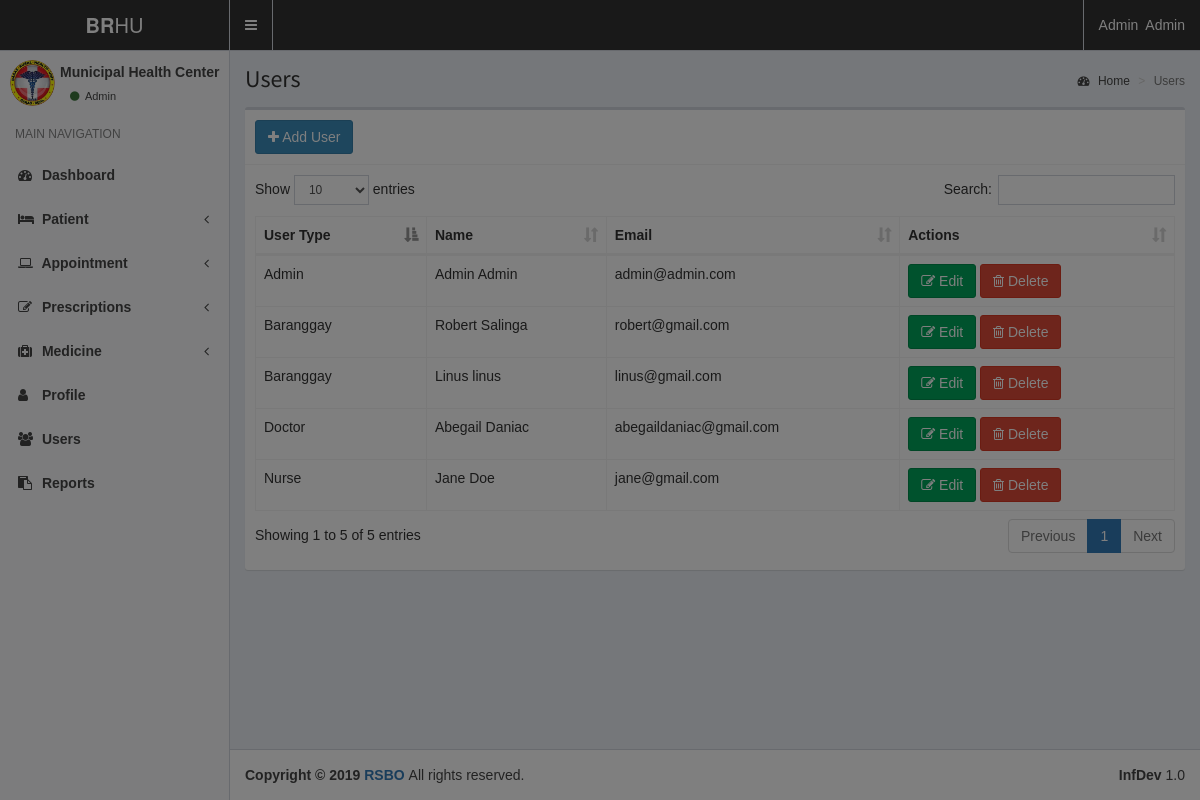
The page /dashboard/Admin/users.php (signed in) on the database its author committed.
### tables this page shows
CREATE TABLE `users` (
  `id` int(11) NOT NULL,
  `user_type` varchar(50) NOT NULL,
  `branch` varchar(50) NOT NULL,
  `profile` varchar(100) NOT NULL,
  `fname` varchar(100) NOT NULL,
  `lname` varchar(100) NOT NULL,
  `email` varchar(100) NOT NULL,
  `password` varchar(100) NOT NULL,
  `brgy` varchar(50) NOT NULL
);

### dashboard/Admin/users.php (the view)
<?php
include "../Include/header.php";
include "../Include/sidebar.php";
$query = "SELECT * FROM users";
$result = $db_connect->query($query);
?>
<div class="content-wrapper">
  <section class="content-header">
    <h1> Users </h1>
    <ol class="breadcrumb">
      <li><a href="#"><i class="fa fa-dashboard"></i> Home</a></li>
      <li class="active">Users</li>
    </ol>
  </section>
  <section class="content">
    <div class="row">
      <div class="col-xs-12">
        <div class="box">
          <?php if($_SESSION['user_type'] == "Admin" || $_SESSION['user_type'] == "Nurse") { ?>
            <div class="box-header with-border">
              <a href="adduser.php" class="btn btn-primary">
                <i class="fa fa-plus"></i> Add User
              </a>
            </div>
          <?php } ?>
          <div class="box-body">
            <table id="example1" class="table table-bordered table-hover">
              <thead>
               <tr>
                <th>User Type</th>
                <th>Name</th>
                <th>Email</th>
                <th>Actions</th>
              </tr>
              </thead>
              <tbody>
                <?php
                  while ($row = $result->fetch_assoc()) {
                ?>
                <tr>
                  <td> <?=$row['user_type']?></td>
                  <td> <?=$row['fname']." ".$row['lname']?></td>
                  <td> <?=$row['email']?></td>
                  <td>
                    <a href="edituser.php?id=<?=$row['id']?>">
                      <span class="btn btn-success bg-green">
                        <i class="fa fa-edit"></i> Edit
                      </span>
                    </a>
                    <a href="deleteuser.php?id=<?=$row['id']?>">
                      <span class="btn btn-danger">
                        <i class="fa fa-trash-o"></i> Delete
                      </span>
                    </a>
                  </td>
                </tr>
                <?php
                  }
                ?>
              </tbody>
            </table>
          </div>
        </div>
      </div>
    </div>
  </section>
</div>
<?php include "../Include/footer.php";?>

### dashboard/Include/header.php (shortened to what this page needs)
<?php
include "notifs.php";
$id = $_SESSION['id'];
$row = $db_connect->query("SELECT * FROM users WHERE id = $id")->fetch_assoc();
?>
<!DOCTYPE html>
<html>
<head>
  <link rel="stylesheet" href="../bower_components/bootstrap/dist/css/bootstrap.min.css">
  <link rel="stylesheet" href="../bower_components/font-awesome/css/font-awesome.min.css">
  <link rel="stylesheet" href="../bower_components/Ionicons/css/ionicons.min.css">
  <link rel="stylesheet" href="../bower_components/select2/dist/css/select2.min.css">
  <link rel="stylesheet" href="../dist/css/AdminLTE.min.css">
  <link rel="stylesheet" href="../dist/css/skins/_all-skins.min.css">
  <link rel="stylesheet" href="../plugins/pace/pace.css">
  <link rel="stylesheet" href="../bower_components/bootstrap-datepicker/dist/css/bootstrap-datepicker.min.css">
  <link rel="stylesheet" href="../bower_components/bootstrap-daterangepicker/daterangepicker.css">
  <link rel="stylesheet" href="../plugins/bootstrap-wysihtml5/bootstrap3-wysihtml5.min.css">
  <link rel="stylesheet" href="../bower_components/fullcalendar/dist/fullcalendar.min.css">
  <link rel="stylesheet" href="../bower_components/fullcalendar/dist/fullcalendar.print.min.css" media="print">
  <link rel="stylesheet" href="../bower_components/datatables.net-bs/css/dataTables.bootstrap.min.css">
  <link href="https://cdn.jsdelivr.net/bootstrap.timepicker/0.2.6/css/bootstrap-timepicker.min.css" rel="stylesheet" />
</head>
<body class="hold-transition skin-black-light sidebar-mini">
  <div class="wrapper">
    <header class="main-header">
      <a href="index.php" class="logo">
        <span class="logo-lg"><b>BR</b>HU</span>
      </a>
      <nav class="navbar navbar-static-top">
        <a href="#" class="sidebar-toggle" data-toggle="push-menu" role="button">
        </a>
        <div class="navbar-custom-menu">
          <ul class="nav navbar-nav">
            <li class="dropdown user user-menu">
              <a href="#" class="dropdown-toggle" data-toggle="dropdown">
                <span class="hidden-xs">
                  <?=$row['fname']?>&nbsp;
                  <?=$row['lname']?>
                </span>
              </a>
            </li>
          </ul>
        </div>
      </nav>
    </header>

### dashboard/Include/sidebar.php (shortened to what this page needs)
<aside class="main-sidebar">
  <section class="sidebar">
    <div class="user-panel">
      <div class="pull-left image">
        <img
          src="../../dashboard/Upload/Adminprofile/BRHU.jpg"
          class="img-circle"
          alt="User Image"
        >
      </div>
      <div class="pull-left info">
        <p style="margin-left: -10px;">Municipal Health Center</p>
        <a href="#">
          <i class="fa fa-circle text-success"></i>
          <?=$row['user_type']?>
        </a>
      </div>
    </div>
    <ul class="sidebar-menu" data-widget="tree">
      <li class="header">MAIN NAVIGATION</li>
      <li>
        <a href=".././Index/index.php">
          <i class="fa fa-dashboard"></i> <span>Dashboard</span>
        </a>
      </li>
      <li class="treeview">
        <a href="#">
          <i class="fa fa-bed"></i> <span>Patient</span>
          <span class="pull-right-container">
            <i class="fa fa-angle-left pull-right"></i>
          </span>
        </a>
      </li>
      <?php if($_SESSION['user_type'] != "Baranggay" && $_SESSION['user_type'] != "Doctor") { ?>
        <li class="treeview">
          <a href="#">
            <i class="fa fa-laptop"></i> <span>Appointment</span>
            <span class="pull-right-container">
              <i class="fa fa-angle-left pull-right"></i>
            </span>
          </a>
        </li>
      <?php }?>
      <?php if($_SESSION['user_type'] != "Doctor") { ?>
        <li class="treeview">
          <a href="#">
            <i class="fa fa-edit"></i>
            <span>Prescriptions</span>
            <span class="pull-right-container">
              <i class="fa fa-angle-left pull-right"></i>
            </span>
          </a>
        </li>
      <?php }?>
      <?php if($_SESSION['user_type'] != "Doctor") { ?>
        <li class="treeview">
          <a href="#">
            <i class="fa fa-medkit"></i> <span>Medicine</span>
            <span class="pull-right-container">
              <i class="fa fa-angle-left pull-right"></i>
            </span>
          </a>
        </li>
      <?php } ?>
      <li>
        <a href="../Admin/index.php">
          <i class="fa fa-user"></i> <span>Profile</span>
        </a>
      </li>
      <?php if($_SESSION['user_type'] == "Admin" || $_SESSION['user_type'] == "Baranggay") { ?>
        <li>
          <a href="../Admin/users.php">
            <i class="fa fa-users"></i> <span>Users</span>
          </a>
        </li>
      <?php } ?>
      <li>
        <a href="../Reports/reports.php">
          <i class="fa fa-clipboard"></i> <span>Reports</span>
        </a>
      </li>
    </ul>
  </section>
</aside>

### dashboard/Include/header.php (style rules this page uses)
.logo, .sidebar-toggle, .navbar, .nav, .dropdown-toggle { background-color: #333!important; color:#fff!important; }
.sidebar-toggle { border-width: 0, 1px, 0, 1px!important; }
body { font-family: "Trebuchet MS", Helvetica, sans-serif!important; }

### rows shown on the page
users: fname "Admin", lname "Admin", user_type "Admin", email "admin@admin.com"
users: user_type "Nurse", fname "Jane", lname "Doe", email "jane@gmail.com"
users: user_type "Doctor", fname "Abegail", lname "Daniac", email "abegaildaniac@gmail.com"
users: user_type "Baranggay", fname "Robert", lname "Salinga", email "robert@gmail.com"
users: user_type "Baranggay", fname "Linus", lname "linus", email "linus@gmail.com"
